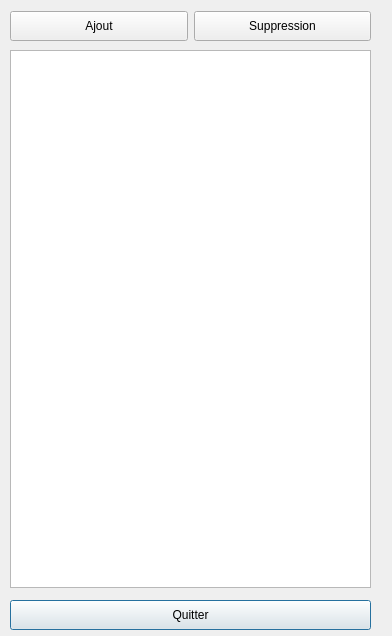
<?xml version="1.0" encoding="UTF-8"?>
<ui version="4.0">
 <class>type_activite_form</class>
 <widget class="QDialog" name="type_activite_form">
  <property name="geometry">
   <rect>
    <x>0</x>
    <y>0</y>
    <width>392</width>
    <height>636</height>
   </rect>
  </property>
  <property name="windowTitle">
   <string>Geolimi - Acitivite - Ajout</string>
  </property>
  <property name="toolTip">
   <string>Quitter la fenêtre et valider</string>
  </property>
  <widget class="QTableView" name="tvType_activite">
   <property name="geometry">
    <rect>
     <x>10</x>
     <y>50</y>
     <width>361</width>
     <height>538</height>
    </rect>
   </property>
  </widget>
  <widget class="QPushButton" name="btnQuitter">
   <property name="geometry">
    <rect>
     <x>10</x>
     <y>600</y>
     <width>361</width>
     <height>30</height>
    </rect>
   </property>
   <property name="sizePolicy">
    <sizepolicy hsizetype="Expanding" vsizetype="Fixed">
     <horstretch>0</horstretch>
     <verstretch>0</verstretch>
    </sizepolicy>
   </property>
   <property name="minimumSize">
    <size>
     <width>75</width>
     <height>30</height>
    </size>
   </property>
   <property name="text">
    <string>Quitter</string>
   </property>
   <property name="icon">
    <iconset>
     <normaloff>:/plugins/geolimi/icons/quit.png</normaloff>:/plugins/geolimi/icons/quit.png</iconset>
   </property>
  </widget>
  <widget class="QWidget" name="layoutWidget">
   <property name="geometry">
    <rect>
     <x>10</x>
     <y>10</y>
     <width>361</width>
     <height>32</height>
    </rect>
   </property>
   <layout class="QHBoxLayout" name="horizontalLayout">
    <item>
     <widget class="QPushButton" name="btnAdd">
      <property name="minimumSize">
       <size>
        <width>65</width>
        <height>30</height>
       </size>
      </property>
      <property name="toolTip">
       <string>Ajouter une nouvelle activité</string>
      </property>
      <property name="text">
       <string>Ajout</string>
      </property>
      <property name="icon">
       <iconset>
        <normaloff>:/plugins/geolimi/icons/add.png</normaloff>:/plugins/geolimi/icons/add.png</iconset>
      </property>
     </widget>
    </item>
    <item>
     <widget class="QPushButton" name="btnDelete">
      <property name="enabled">
       <bool>true</bool>
      </property>
      <property name="minimumSize">
       <size>
        <width>65</width>
        <height>30</height>
       </size>
      </property>
      <property name="toolTip">
       <string>Supprimer l'activité</string>
      </property>
      <property name="text">
       <string>Suppression</string>
      </property>
      <property name="icon">
       <iconset>
        <normaloff>:/plugins/geolimi/icons/delete.png</normaloff>:/plugins/geolimi/icons/delete.png</iconset>
      </property>
     </widget>
    </item>
   </layout>
  </widget>
 </widget>
 <resources/>
 <connections/>
</ui>
